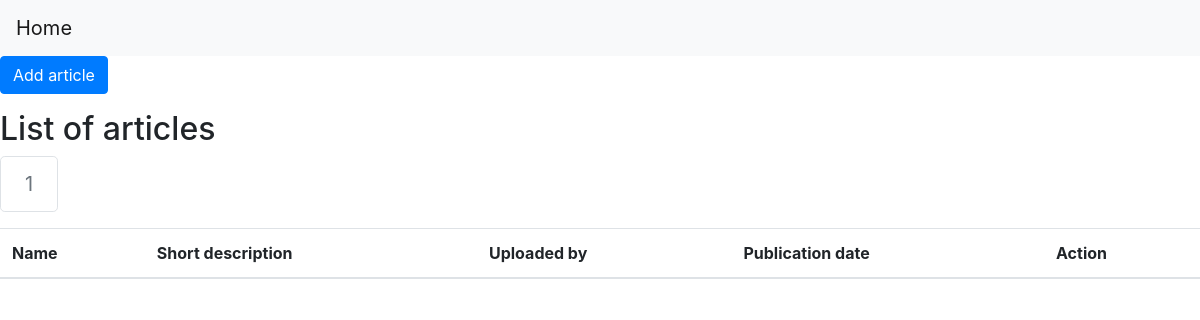
The page /accepted_articles/1 on the database as committed earlier.
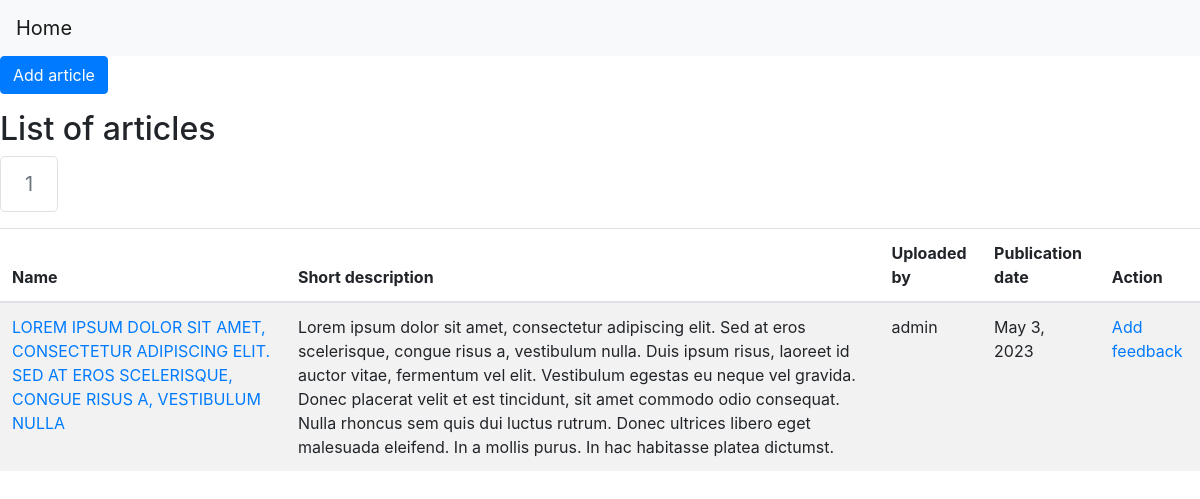
The same page on the database as committed later.
### journal_website/models.py (models this page shows, shortened)
class Article(models.Model):
    name = models.ForeignKey(String, related_name='article_name', on_delete=models.CASCADE)
    short_description = models.ForeignKey(String, related_name='article_short_description', on_delete=models.CASCADE)
    publication_date = models.DateField()
    file_name = models.TextField()
    authors = models.ForeignKey(String, related_name='article_authors', on_delete=models.CASCADE)
    user = models.ForeignKey(User, related_name='article_custom_user', on_delete=models.SET_NULL, null=True)
    volume = models.ForeignKey(Volume, related_name='article_volume', on_delete=models.SET_NULL, null=True)
    category = models.ForeignKey(Category, related_name='article_category', on_delete=models.SET_NULL, null=True)
    DECISIONS = [('accepted', 'Accepted'), ('rejected', 'Rejected'), ('awaiting_decision', 'Awaiting decision')]
    decision = models.CharField(max_length=20, choices=DECISIONS)
    class Meta:
        verbose_name_plural = 'articles'

class String(models.Model):
    russian = models.TextField()
    english = models.TextField(blank=True, null=True)
    def __str__(self):
        return self.english
    class Meta:
        verbose_name_plural = 'strings'

### journal_website/views.py (the view)
# urls.py: path("accepted_articles/<int:number_of_page>", views.display_page_with_accepted_articles, name="accepted_articles_with_pagination"),
def display_page_with_accepted_articles(request: WSGIRequest, number_of_page: int) -> HttpResponse:
	pagination_for_accepted_articles = article.get_pagination_for_list_of_articles(list_of_articles=article.get_all_accepted_articles(), number_of_articles_per_page=5, number_of_page_to_display=number_of_page)
	return render(request, "article/articles.html", {'pagination_for_articles': pagination_for_accepted_articles})

### journal_website/repositories/ArticleRepository.py (called while the page is built)
    def get_all_accepted_articles(self) -> QuerySet:
        return self.__article_model.objects.filter(decision="accepted")

    def get_pagination_for_list_of_articles(self, list_of_articles: QuerySet, number_of_articles_per_page: int, number_of_page_to_display: int) -> Page:
        paginator = Paginator(list_of_articles, per_page=number_of_articles_per_page)
        return paginator.get_page(number_of_page_to_display)

### journal_website/templates/article/articles.html (shortened to what this page needs)
{% extends 'main/layout.html' %}
{% load custom_filters %}
{% block body %}
{% load crispy_forms_tags %}
<body>
<nav class="navbar navbar-expand-lg navbar-light bg-light">
    <a class="navbar-brand" href="/">Home</a>
</nav>
<p><a href="{% url 'scientific_publications_with_pagination' 1 %}" class="btn btn-primary">Add article</a></p>
<h2>List of articles</h2>
<nav aria-label="Page navigation">
  <ul class="pagination pagination-lg">
    {% block pagination %}
    {% for number_of_page in pagination_for_articles.paginator.get_elided_page_range %}
        {% if number_of_page == pagination_for_articles.paginator.ELLIPSIS %}
          {{ number_of_page }}
        {% else %}
          {% if number_of_page == pagination_for_articles.number %}
            <li class="page-item disabled">
              <a class="page-link" href="#" tabindex="-1">{{ number_of_page }}</a>
            </li>
          {% endif %}
        {% endif %}
    {% endfor %}
    {% endblock %}
  </ul>
</nav>
<div class="table-responsive">
  <table class="table table-striped">
    <thead>
      <tr>
        <th>Name</th>
        <th>Short description</th>
        <th>Uploaded by</th>
        <th>Publication date</th>
        <th>Action</th>
      </tr>
    </thead>
    <tbody>
      {% block article %}
        {% for article in pagination_for_articles %}
          <tr>
            <td><a href="{% url 'article_details' article.pk %}">{{ article.name }}</a></td>
            <td>{{ article.short_description }}</td>
            {% if article.user is None %}
              <td>Author deleted</td>
            {% else %}
              <td>{{ article.user }}</td>
            {% endif %}
            <td>{{ article.publication_date }}</td>
            <td><a href="{% url 'add_feedback_to_article' article.pk %}">Add feedback</a></td>
          </tr>
        {% endfor %}
      {% endblock %}
    </tbody>
  </table>
</div>
</body>
{% endblock %}

Rows that differ between the two databases and show on the page:
added Article: name "LOREM IPSUM DOLOR SIT AMET, CONSECTETUR ADIPISCING ELIT. SED AT EROS SCELERISQUE, CONGUE RISUS A, VESTIBULUM NULLA", short_description "Lorem ipsum dolor sit amet, consectetur adipiscing elit. Sed at eros scelerisque, congue risus a, vestibulum nulla. Duis ipsum risus, laoreet id auctor vitae, fermentum vel elit. Vestibulum egestas eu neque vel gravida. Donec placerat velit et est tincidunt, sit amet commodo odio consequat. Nulla rhoncus sem quis dui luctus rutrum. Donec ultrices libero eget malesuada eleifend. In a mollis purus. In hac habitasse platea dictumst.", user "admin", publication_date "May 3, 2023"
